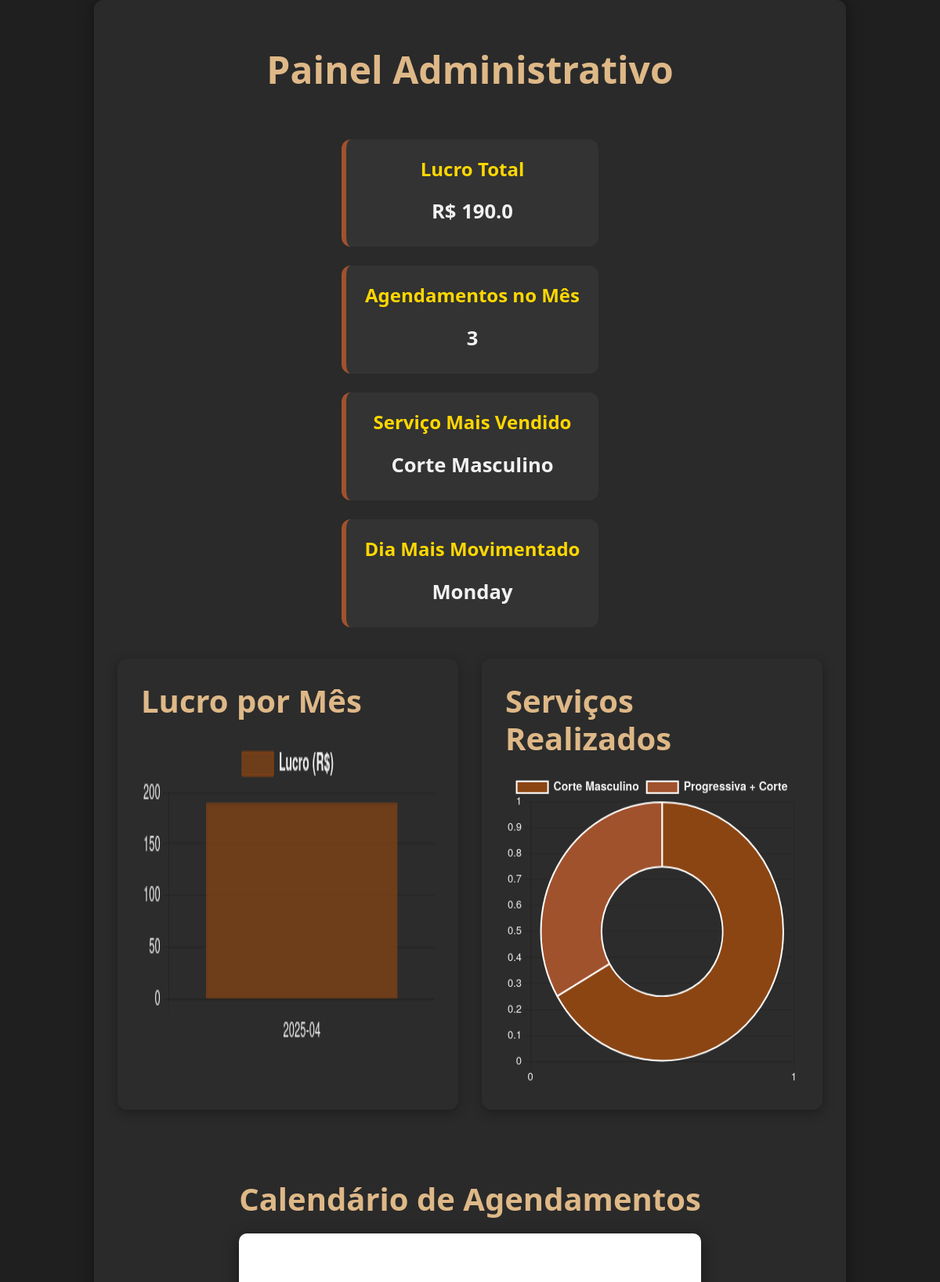
The app's page /admin-dashboard (signed in, upper part), older data.
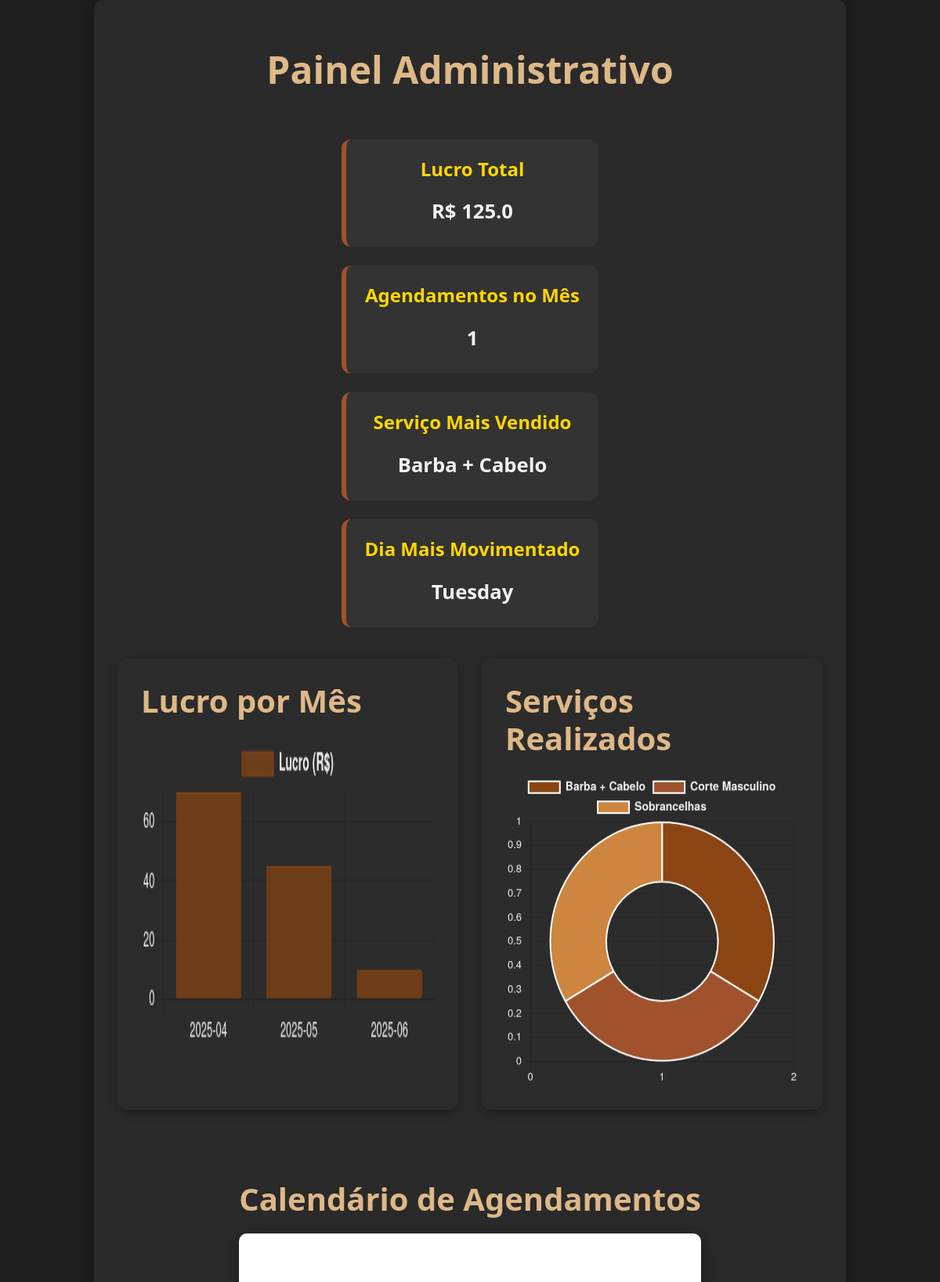
The same page, newer data.
### models.py (models this page shows)
class Agendamento(db.Model):
    id = db.Column(db.Integer, primary_key=True)
    cliente_id = db.Column(db.Integer, db.ForeignKey('user.id'), nullable=False)
    servico = db.Column(db.String(100), nullable=False)
    preco = db.Column(db.Float, nullable=False)
    data = db.Column(db.Date, nullable=False)
    hora = db.Column(db.Time, nullable=False)
    criado_em = db.Column(db.DateTime, default=db.func.current_timestamp())
    cliente = db.relationship('User', backref='agendamentos')

### routes/routes.py (the view)
    @app.route('/admin-dashboard')
    @login_required
    def admin_dashboard():
        if not current_user.is_admin:
            return redirect(url_for('home'))
        agendamentos = Agendamento.query.all()
        lucro_total = sum(a.preco for a in agendamentos)
        ag_por_mes = {}
        for a in agendamentos:
            chave = a.data.strftime('%Y-%m')
            ag_por_mes[chave] = ag_por_mes.get(chave, 0) + a.preco
        servicos = Counter(a.servico for a in agendamentos)
        from datetime import date
        hoje = date.today()
        agendamentos_mes = sum(1 for a in agendamentos if a.data.month == hoje.month and a.data.year == hoje.year)
        dias = Counter(a.data.strftime('%A') for a in agendamentos)
        dia_mais_movimentado = dias.most_common(1)[0][0] if dias else 'Indefinido'
        servico_popular = servicos.most_common(1)[0][0] if servicos else 'Indefinido'
        agendamentos_json = [
            {
                "title": f"{a.servico} - R$ {a.preco:.2f}<br>Cliente: {a.cliente.nome}",
                "start": a.data.strftime('%Y-%m-%d'),
                "allDay": True
            } for a in agendamentos
        ]
        return render_template(
            'dashboard/admin_dashboard.html',
            lucro_total=lucro_total,
            ag_por_mes=ag_por_mes,
            servicos=servicos,
            agendamentos_mes=agendamentos_mes,
            servico_popular=servico_popular,
            dia_mais_movimentado=dia_mais_movimentado,
            agendamentos_json=agendamentos_json
        )

### templates/dashboard/admin_dashboard.html (shortened to what this page needs)
<!DOCTYPE html>
<html lang="pt-br">
<head>
    <link rel="stylesheet" href="/static/css/style.css">
    <link href="https://cdn.jsdelivr.net/npm/fullcalendar@6.1.8/index.global.min.css" rel="stylesheet">
</head>
<body>
    <div class="dashboard-container">
        <h1>Painel Administrativo</h1>
        <div class="card-grid">
            <div class="card">
                <h2>Lucro Total</h2>
                <p>R$ {{ lucro_total }}</p>
            </div>
            <div class="card">
                <h2>Agendamentos no Mês</h2>
                <p>{{ agendamentos_mes }}</p>
            </div>
            <div class="card">
                <h2>Serviço Mais Vendido</h2>
                <p>{{ servico_popular }}</p>
            </div>
            <div class="card">
                <h2>Dia Mais Movimentado</h2>
                <p>{{ dia_mais_movimentado }}</p>
            </div>
        </div>
        <div class="chart-wrapper">
            <div class="chart-box">
                <h2>Lucro por Mês</h2>
                <canvas id="lucroPorMesChart"></canvas>
            </div>
            <div class="chart-box">
                <h2>Serviços Realizados</h2>
                <canvas id="servicosChart"></canvas>
            </div>
        </div>
        <div style="margin-top: 50px;">
            <h2>Calendário de Agendamentos</h2>
            <div id="calendar" style="background: white; padding: 20px; border-radius: 10px;"></div>
        </div>
    </div>
</body>
</html>

Row changes from the older to the newer data that the page shows:
changed Agendamento: servico "Corte Masculino" → "Barba + Cabelo"
Text that changed along with them:
{{ lucro_total }}: "190.0" → "125.0"
{{ agendamentos_mes }}: "3" → "1"
{{ dia_mais_movimentado }}: "Monday" → "Tuesday"
chart data {{ ag_por_mes.keys() | list | tojson }}: ["2025-04"] → ["2025-04", "2025-05", "2025-06"]
chart data {{ ag_por_mes.values() | list | tojson }}: [190.0] → [70.0, 45.0, 10.0]
chart data {{ servicos.keys() | list | tojson }}: ["Corte Masculino", "Progressiva + Corte"] → ["Barba + Cabelo", "Corte Masculino", "Sobrancelhas"]
chart data {{ servicos.values() | list | tojson }}: [2, 1] → [1, 1, 1]
